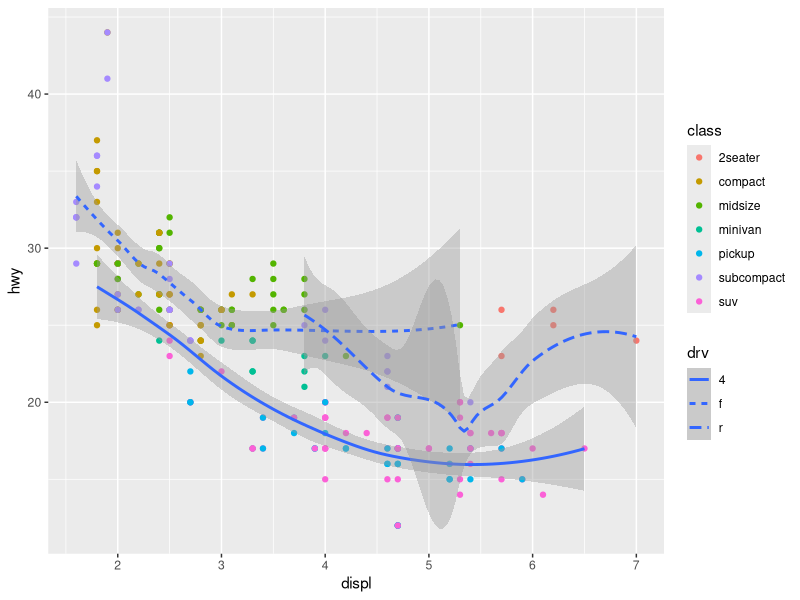

Recreate this plot in R.
library(ggplot2)
ggplot(data = mpg) + 
  geom_point(mapping = aes(x=displ, y=hwy, color=class))+
  geom_smooth(mapping = aes(x = displ, y = hwy, linetype = drv))
